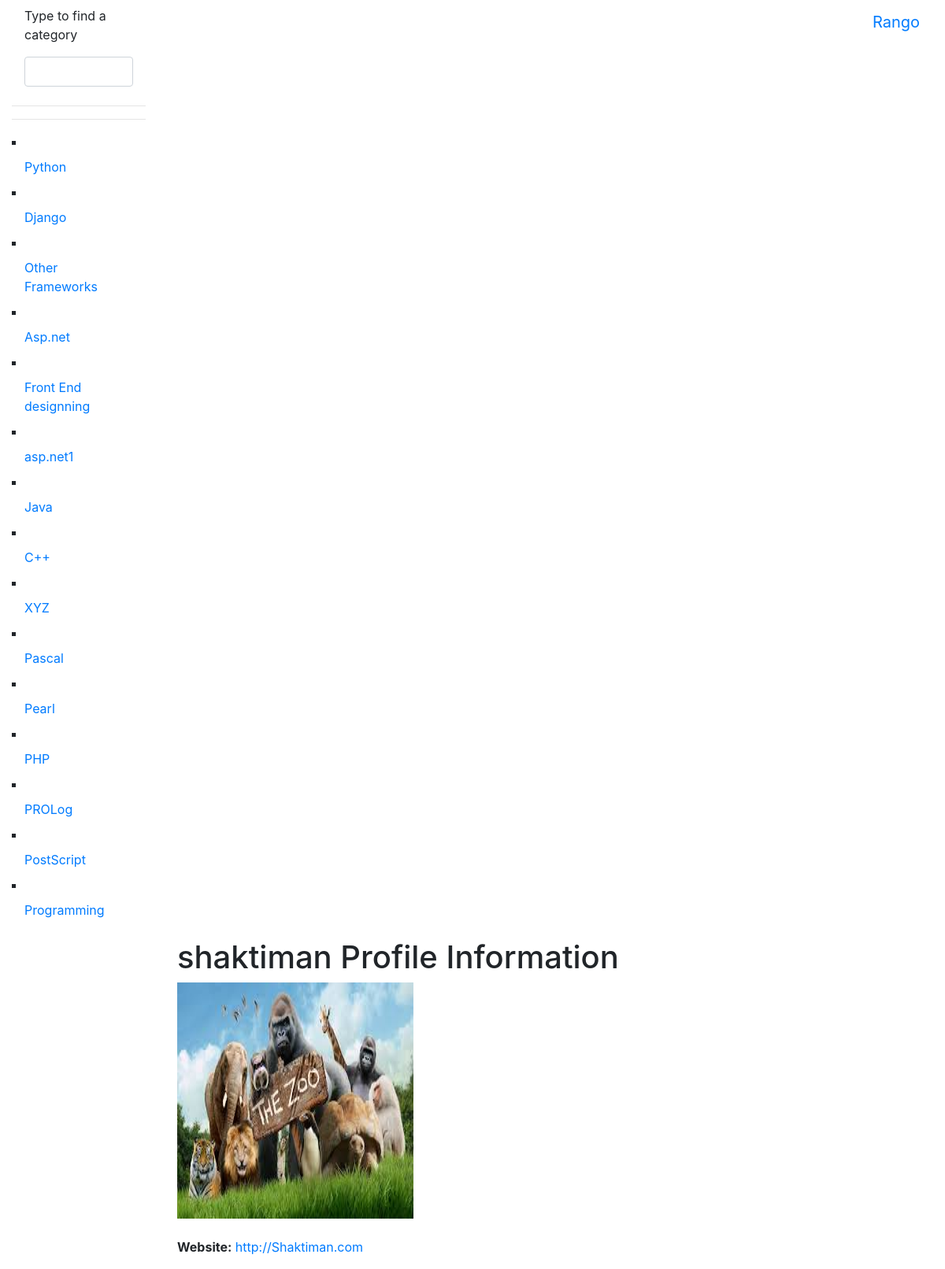
Page /rango/View_Profile/shaktiman/ (signed in) on the committed database.
### rango/models.py (models this page shows, shortened)
class Category(models.Model):
    name = models.CharField(max_length=128, unique=True)
    like = models.IntegerField(default=0)
    views = models.IntegerField(default=0)
    slug = models.SlugField(unique=True)
    class Meta:
        verbose_name_plural = 'Categories'

class User_Profile(models.Model):
    user=models.OneToOneField(User,on_delete=models.CASCADE,)
    website=models.URLField(blank=True)
    picture=models.ImageField(upload_to='profile_images',blank=True)

### rango/views.py (the view, shortened to what this page needs)
# urls.py: re_path('^View_Profile/(?P<username>[\w\-]+)/$',views.view_profile,name='view_profile'),
@login_required
def view_profile(request,username):
    try:
        user = User.objects.get(username=username)
    except User.DoesNotExist:
        return redirect('index')
    userdetail = User_Profile.objects.get_or_create(user=user)[0]
    form = UserProfileForm(
        {'website': userdetail.website, 'picture': userdetail.picture})
    return render(request, 'rango_t/profile.html', {'userdetail': userdetail, 'selecteduser': user, 'form': form})

### rango/forms.py
class UserProfileForm(forms.ModelForm):
    website=forms.URLField(max_length=200, help_text="Please enter the URL of your website.", required=False)
    picture=forms.ImageField(max_length=200)
    class Meta:
        model=User_Profile
        fields=('website','picture')

### rango/templatetags/rango_template_tags.py (called while the page is built)
@register.inclusion_tag('rango_t/cats.html')
def get_category_list(cat=None):
    return {'cats': Category.objects.all()}

### templates/rango_t/profile.html (shortened to what this page needs)
{% extends 'rango_t/base_bootstrap.html' %}
{% block body_block%}
<h1>{{ selecteduser.username }} Profile Information </h1>
<img src="{{ MEDIA_URL }}{{ userdetail.picture }}" width="300"  height="300" alt="{{ user.username }}"/>
<br/>
<br/>
<div>
    {% if selecteduser.username == user.username %}
    <form method="post" action="." enctype="multipart/form-data">
    {% csrf_token %}
    {{ form.as_p }}
    <input type="submit" value="Update" />
    </form> {% else %}
    <p><strong>Website:</strong> <a href="{{userdetail.website}}"> {{userdetail.website}}</a></p>
    {% endif %} </div>
{% endblock %}

### templates/rango_t/cats.html (shortened to what this page needs)
{% for c in cats %}
    {% if c == act_cat %}
    <li type="square" class="nav-item"> <strong>
<a href="{% url 'show_category' c.slug %}" class="nav-link">{{ c.name }}</a> </strong><span class="badge badge-pill badge-primary">{{page.views}}</span>
</li> {% else %}
<li type="square" class="nav-item">
<a href="{% url 'show_category' c.slug %}" class="nav-link" >{{ c.name }}</a>
</li> {% endif %}
{% endfor %}

### rows in the picture
Category: name "Python"
Category: name "Django"
Category: name "Other Frameworks"
Category: name "Asp.net"
Category: name "Front End designning"
Category: name "asp.net1"
Category: name "Java"
Category: name "C++"
Category: name "XYZ"
Category: name "Pascal"
Category: name "Pearl"
Category: name "PHP"
Category: name "PROLog"
Category: name "PostScript"
Category: name "Programming"
User_Profile: picture (picture), website "http://Shaktiman.com"

### other values in the picture
{{ selecteduser.username }} "shaktiman"
